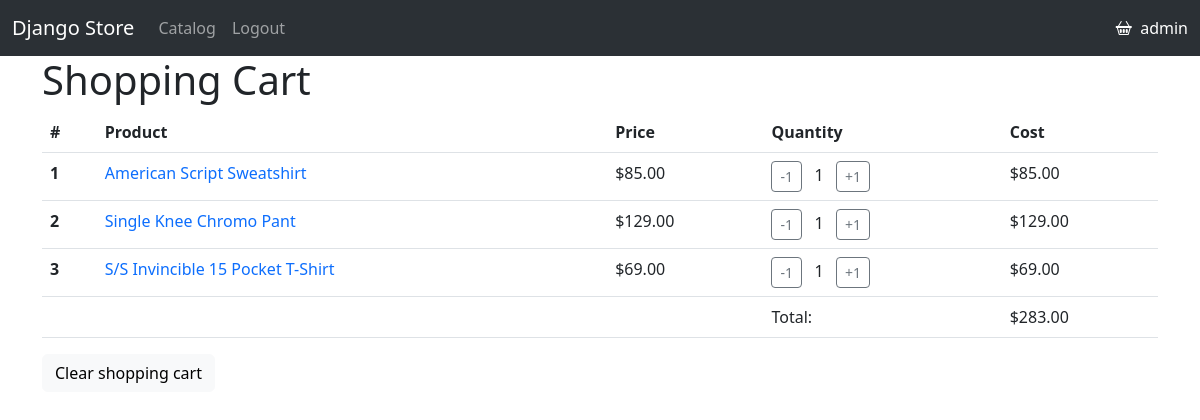
The page /cart/ (signed in) on the database its author committed.
### authuser/models.py (models this page shows)
class User(AbstractUser):
    pass

### shopping_cart/models.py (models this page shows, shortened)
class CartItem(models.Model):
    cart = models.ForeignKey(Cart, on_delete=models.CASCADE, related_name='items')
    product = models.ForeignKey(Product, on_delete=models.CASCADE)
    quantity = models.PositiveIntegerField(default=0)
    def get_cost(self):
        return self.product.price * self.quantity

class Cart(models.Model):
    user = models.ForeignKey(User, on_delete=models.CASCADE)
    updated_at = models.DateTimeField(auto_now_add=True)
    def get_total_cost(self):
        return sum(item.get_cost() for item in self.items.all())

### catalog/models.py (models this page shows, shortened)
class Product(models.Model):
    CATEGORY_CHOICES = [
        ('TS', 'T-shirts'),
        ('SW', 'Sweatshirts'),
        ('PN', 'Pants'),
        ('JC', 'Jackets'),
    ]
    name = models.CharField(max_length=150)
    category = models.CharField(max_length=2, choices=CATEGORY_CHOICES, default=None)
    article_number = models.CharField(max_length=50, unique=True)
    price = models.FloatField()
    stock = models.PositiveIntegerField(default=0)
    image = models.ImageField(upload_to='images/catalog')

### shopping_cart/views.py (the view)
# urls.py: path('cart/', views.show_cart, name='show_cart'),
def show_cart(request):
    cart, _ = Cart.objects.get_or_create(user=request.user)
    return render(request, 'shopping_cart/cart.html', {'cart': cart})

### shopping_cart/templates/shopping_cart/cart.html (shortened to what this page needs)
{% extends 'base.html' %}
{% block content%}
<h1>Shopping Cart</h1>
{% if cart.items.all %}
    <table class="table">
        <thead>
        <tr>
            <th scope="col">#</th>
            <th scope="col">Product</th>
            <th scope="col">Price</th>
            <th scope="col">Quantity</th>
            <th scope="col">Cost</th>
        </tr>
        </thead>
        <tbody>
        {% for item in cart.items.all %}
            <tr>
                <th scope="row">{{ forloop.counter }}</th>
                <td><a href="{% url 'catalog:product_detail' item.product.pk %}" class="text-decoration-none">{{ item.product.name }}</a></td>
                <td>${{ item.product.price|floatformat:2 }}</td>
                <td>
                    <a href="{% url 'shopping_cart:remove_from_cart' item.product.pk %}" role="button" class="btn btn-outline-secondary btn-sm">-1</a>
                    &nbsp;&nbsp;{{ item.quantity }}&nbsp;&nbsp;
                    <a href="{% url 'shopping_cart:add_to_cart' item.product.pk %}" role="button" class="btn btn-outline-secondary btn-sm">+1</a>
                </td>
                <td>${% widthratio item.product.price 1 item.quantity as result %}{{result|floatformat:2}}</td>
            </tr>
        {% endfor %}
            <tr>
                <th scope="row"></th>
                <td></td>
                <td></td>
                <td>Total:</td>
                <td>${{ cart.get_total_cost|floatformat:2 }}</td>
            </tr>
      </tbody>
    </table>
    <a href="{% url 'shopping_cart:clear_cart' %}" role="button" class="btn btn-light">Clear shopping cart</a>
{% else %}
    <p>Your shopping cart is empty</p>
{% endif %}
{% endblock %}

### templates/base.html (shortened to what this page needs)
<!DOCTYPE html>
<html lang="en">
<head>
    <link href="https://cdn.jsdelivr.net/npm/bootstrap@5.3.0-alpha1/dist/css/bootstrap.min.css" rel="stylesheet">
    <link rel="stylesheet" href="https://cdn.jsdelivr.net/npm/bootstrap-icons@1.10.3/font/bootstrap-icons.css">
</head>
<body>
    <nav class="navbar navbar-expand-lg bg-body-tertiary bg-dark" data-bs-theme="dark">
      <div class="container-fluid">
        <a class="navbar-brand" href="{% url 'catalog:product_list' %}">Django Store</a>
        <div class="collapse navbar-collapse" id="navbarNav">
          <ul class="navbar-nav">
            <li class="nav-item">
              <a class="nav-link" href="{% url 'catalog:product_list' %}">Catalog</a>
            </li>
            {% if not user.is_authenticated %}
                <li class="nav-item">
                  <a class="nav-link" href="{% url 'authuser:register' %}">Registration</a>
                </li>
                <li class="nav-item">
                  <a class="nav-link" href="{% url 'authuser:login' %}">Login</a>
                </li>
            {% else %}
                <li class="nav-item">
                  <a class="nav-link" href="{% url 'authuser:logout' %}">Logout</a>
                </li>
            {% endif %}
          </ul>
        </div>
        <span class="navbar-text">
          {% if user.is_authenticated %}
            <a href="{% url 'shopping_cart:show_cart' %}" class="text-decoration-none">
            <i class="bi bi-basket2">&nbsp;</i>
                {{ user.username }}
            </a>
          {% endif %}
        </span>
      </div>
    </nav>
    <div class="container">
        {% block content %}{% endblock %}
    </div>
</body>
</html>

### rows shown on the page
User: username "admin"
CartItem: product.name "American Script Sweatshirt", product.price "85.00", quantity "1", result "85.00"
CartItem: product.name "Single Knee Chromo Pant", product.price "129.00", quantity "1", result "129.00"
CartItem: product.name "S/S Invincible 15 Pocket T-Shirt", product.price "69.00", quantity "1", result "69.00"
Cart: get_total_cost "283.00"
